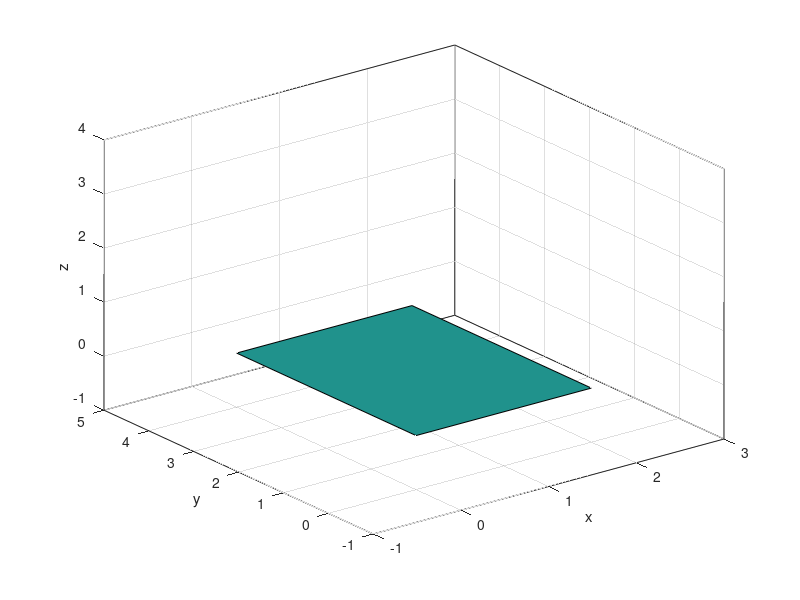

The MATLAB script that drew this image:
p1 = [0 0 0];
p2 = [2 0 0];
p3 = [2 4 0];
p4 = [0 4 0]; 

x = [p1(1) p2(1) p3(1) p4(1)];
y = [p1(2) p2(2) p3(2) p4(2)];
z = [p1(3) p2(3) p3(3) p4(3)];

fill3(x, y, z, 1);
xlabel('x'); ylabel('y'); zlabel('z');  

axis([-1 3 -1 5 -1 4])
grid
hold on